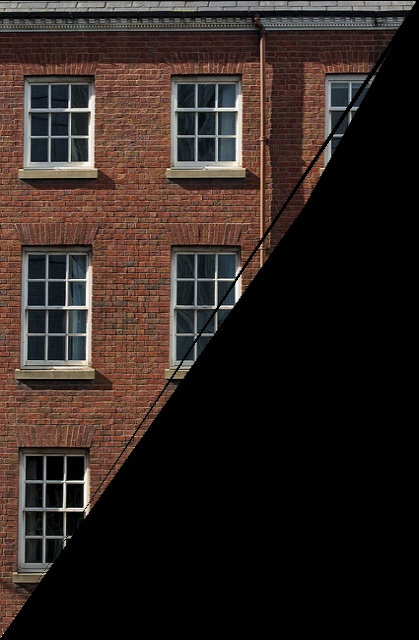
#> input picture history/1/poly6.jpg, 419 x 640 px, found by its file name; the run also reads 1 picture not shown here
$ python opencv.py
#> lines starting #> are read from the running program, lines starting #| are printed output that depends on the picture; after the words box and inside, x2 and y2 are one past the last pixel; in counts of white or black regions, pixels touching at a corner belong together
#> further down, a is the input picture: shape (640, 419, 3); mean B, G, R 32.9, 36.9, 47.5
import cv2
import numpy as np
def areaA_to_areaB_AffineTransform_By_points(pts_a,pts_b,a,b):
    M = cv2.getAffineTransform(pts_a, pts_b)

    # 获取图像 b 的尺寸
    h_b, w_b = b.shape[:2]
#> h_b = 639; w_b = 640

    # 应用仿射变换，将图像 a 中的三角形区域变换到图像 b 的三角形区域
    transformed_triangle = cv2.warpAffine(a, M, (w_b, h_b))
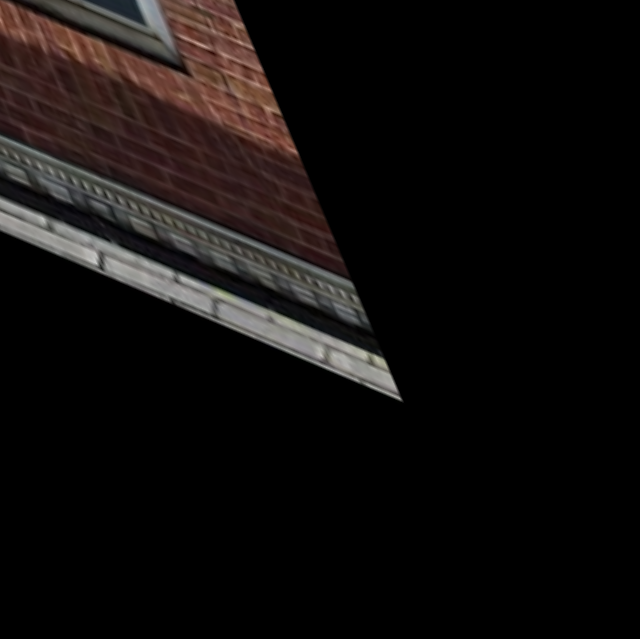
#> transformed_triangle: shape (639, 640, 3); mean B, G, R 13.3, 14.2, 17.5

    # 创建一个掩码，用于提取变换后的三角形区域
    mask = np.zeros((h_b, w_b), dtype=np.uint8)  # 单通道掩码
    cv2.fillConvexPoly(mask, np.int32(pts_b), 255)  # 在图像 b 的三角形区域创建掩码
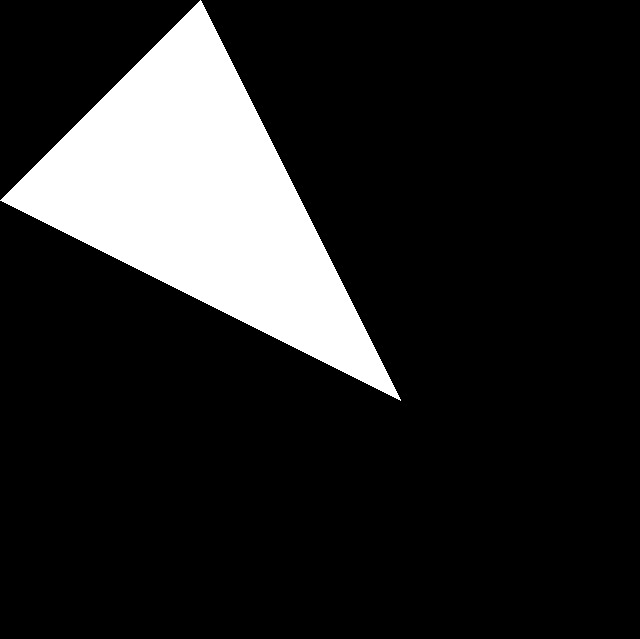
#> mask: shape (639, 640); 14.8% white; 1 white region, box (x1, y1, x2, y2) and area: (0, 0, 401, 401) 60501

    # 将掩码扩展为 3 通道，以便与 transformed_triangle 进行按位与操作
    mask_3ch = cv2.merge([mask, mask, mask])

    # 将变换后的三角形区域融合到图像 b 中
    result = cv2.bitwise_and(transformed_triangle, mask_3ch)  # 提取变换后的三角形区域
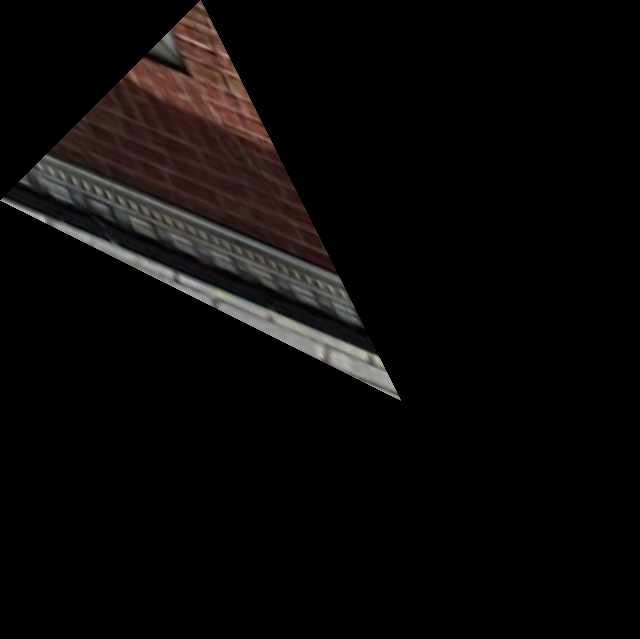
#> result: shape (639, 640, 3); mean B, G, R 8.1, 8.6, 10.4
    b = cv2.add(b, result)  # 将结果添加到图像 b 中
    return b
# 假设图像 a 和图像 b 已经加载
a = cv2.imread("poly6.jpg")
b = cv2.imread("poly_Texture28.jpg")

# 假设三角形区域的坐标已知
pts_a = np.float32([[0, 0.5], [10, 100], [100, 10]])  # 图像 a 中的三角形区域
pts_b = np.float32([[400, 400], [200.2, 0], [0, 200]])  # 图像 b 中的三角形区域

#
b = areaA_to_areaB_AffineTransform_By_points(pts_a,pts_b,a,b)

# 保存或显示结果
cv2.imwrite("result.jpg", b)
cv2.imshow("Result", b)
cv2.waitKey(0)
cv2.destroyAllWindows()
